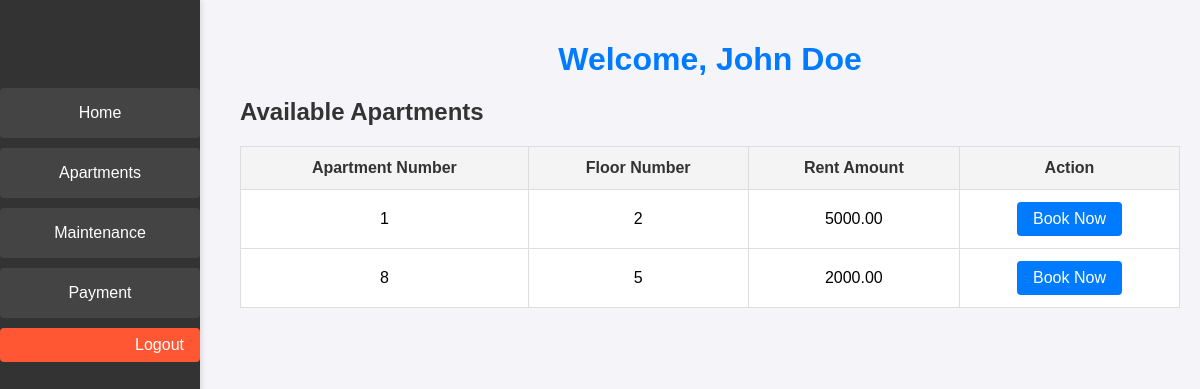
Page /tenantDashboard.php (signed in) on the committed database.
### tables this page shows
CREATE TABLE `apartment` (
  `Apartment_No` int(11) NOT NULL,
  `Floor_No` int(11) DEFAULT NULL,
  `Rent_Amount` decimal(10,2) DEFAULT NULL,
  `Availability_Status` enum('Available','Occupied') DEFAULT 'Available',
  `Tenant_ID` int(11) DEFAULT NULL
);

### tenantDashboard.php (the view, shortened to what this page needs)
<?php
include 'db.php';
$tenant_name = $_SESSION['tenant_name'];
$sql_apartments = "SELECT * FROM Apartment WHERE Availability_Status = 'Available'";
$apartments = $conn->query($sql_apartments);
?>
<!DOCTYPE html>
<html lang="en">
<head>
</head>
<body>
    <div class="sidenav">
        <h2><?php echo $tenant_name; ?></h2>
        <a href="index.php">Home</a>
        <a href="tenant_dashboard.php">Apartments</a>
        <a href="maintenance.php">Maintenance</a>
        <a href="payment.php">Payment</a>
        <div class="logout-btn">
            <a href="logout.php">Logout</a>
        </div>
    </div>
    <div class="main-content">
        <h1>Welcome, <?php echo $tenant_name; ?></h1>
        <h2>Available Apartments</h2>
        <table>
            <thead>
                <tr>
                    <th>Apartment Number</th>
                    <th>Floor Number</th>
                    <th>Rent Amount</th>
                    <th>Action</th>
                </tr>
            </thead>
            <tbody>
                <?php while ($apartment = $apartments->fetch_assoc()): ?>
                <tr>
                    <td><?php echo $apartment['Apartment_No']; ?></td>
                    <td><?php echo $apartment['Floor_No']; ?></td>
                    <td><?php echo $apartment['Rent_Amount']; ?></td>
                    <td>
                        <a href="bookApartment.php?apartment_no=<?php echo $apartment['Apartment_No']; ?>">Book Now</a>
                    </td>
                </tr>
                <?php endwhile; ?>
            </tbody>
        </table>
    </div>
</body>
</html>

### tenantDashboard.php (style rules this page uses)
body { font-family: Arial, sans-serif; background-color: #f4f4f9; margin: 0; padding: 0; display: flex; justify-content: flex-start; align-items: flex-start; min-height: 100vh; }
.sidenav { width: 200px; height: 100%; background-color: #333; position: fixed; top: 0; left: 0; padding-top: 20px; color: white; text-align: center; box-shadow: 2px 0 5px rgba(0, 0, 0, 0.1); }
.sidenav a { display: block; padding: 16px; text-decoration: none; color: white; margin: 10px 0; background-color: #444; border-radius: 4px; transition: background-color 0.3s; }
.main-content { margin-left: 220px; padding: 20px; flex-grow: 1; }
h1 { text-align: center; color: #007BFF; margin-bottom: 20px; }
h2 { color: #333; margin-bottom: 20px; }
table { width: 100%; border-collapse: collapse; margin-top: 20px; }
table, th, td { border: 1px solid #ddd; }
th, td { padding: 12px; text-align: center; }
th { background-color: #f4f4f4; color: #333; }
td { background-color: #fff; }
a { display: inline-block; padding: 8px 16px; text-decoration: none; color: white; background-color: #007BFF; border-radius: 4px; transition: background-color 0.3s; }
.logout-btn { text-align: right; margin-bottom: 20px; }
.logout-btn a { background-color: #FF5733; color: white; padding: 8px 16px; text-decoration: none; border-radius: 4px; transition: background-color 0.3s; }

### rows in the picture
apartment: Apartment_No "1", Floor_No "2", Rent_Amount "5000.00"
apartment: Apartment_No "8", Floor_No "5", Rent_Amount "2000.00"

### other values in the picture
$tenant_name "John Doe"
